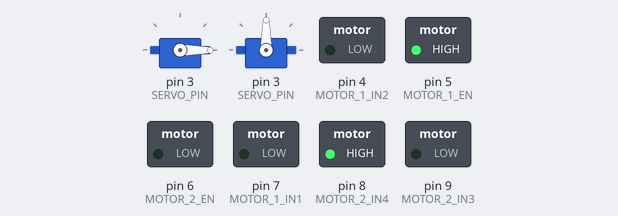
The sketch below on a simulated Arduino Uno, built with avr-gcc and run on an emulated ATmega328P. Parts: 2 × servo, switched loads named in the sketch (green lamp = pin HIGH).

Above: at 0.05 s.
At 3.0 s:
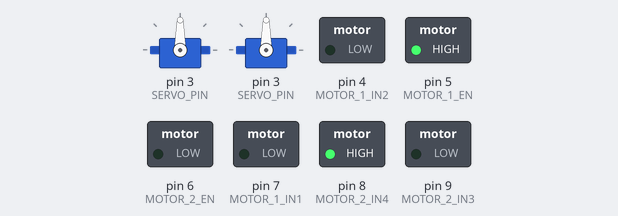
Timing chart, 0 to 3.5 s (numbered marks = the images above):
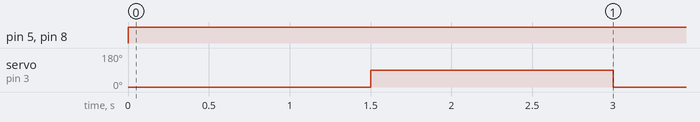

Measured:
- by itself, pin 5 (MOTOR_1_EN), pin 8 (MOTOR_2_IN4): LOW → HIGH at 0.00 s
- by itself, servo on pin 3 (SERVO_PIN): alternates 90° for 1.5 s and 0° for 1.5 s

The sketch:

Lokaverkefni2.ino
```cpp
#include <IRremote.h>
#include <Wire.h>
#include <Servo.h>
Servo myservo; //Create an object for the servo
int val; //Variable for storing servo angle

#define IR_RX_Pin 12
#define SERVO_PIN 3
#define ULTRA_SONIDO_SIG 13

#define MOTOR_1_EN 5
#define MOTOR_1_IN1 7
#define MOTOR_1_IN2 4

#define MOTOR_2_EN 6
#define MOTOR_2_IN3 9
#define MOTOR_2_IN4 8

#define BACKWARD 0
#define FORWARD 1
#define BREAK 2

// Global Variables
Servo servoMotor;
decode_results results;
int state = 0;

void blink()
{
  state = !state;
}

void setup()
{
  //Wire.begin();         // Wire communication begin
  //Wire.begin(4);        // Join i2c bus with address #4
  //Wire.onReceive(receiveEvent); // Register event
  Serial.begin(9600);       // Start serial for output
  //while (!Serial); // Waiting for Serial Monitor
  //Serial.println("\nI2C Scanner");
  myservo.attach(3); //Set digital pin 3 as he command pin for determining the servo angle
  pinMode(5, OUTPUT);
  pinMode(8, OUTPUT);

  /* Associate Pins */
  servoMotor.attach(SERVO_PIN);

  /* Initialize Output Pins */
  pinMode(MOTOR_1_EN,OUTPUT);
  pinMode(MOTOR_1_IN1,OUTPUT);
  pinMode(MOTOR_1_IN2,OUTPUT);
  pinMode(MOTOR_2_EN,OUTPUT);
  pinMode(MOTOR_2_IN3,OUTPUT);
  pinMode(MOTOR_2_IN4,OUTPUT);

}

void loop()
{
  //byte error, address; //variable for error and I2C address
  //int nDevices;

  //Serial.println("Scanning...");

  //nDevices = 0;
  //for (address = 1; address < 127; address++ )
  //{
    // The i2c_scanner uses the return value of
    // the Write.endTransmission to see if
    // a device did acknowledge to the address.
   // Wire.beginTransmission(address);
   // error = Wire.endTransmission();

    //if (error == 0)
    //{
     // Serial.print("I2C device found at address 0x");
     // if (address < 16)
      //  Serial.print("0");
    //Serial.print(address, HEX);
      //Serial.println("  !");
     // nDevices++;
   // }
   // else if (error == 2)
    //{
     // Serial.print("Unknown error at address 0x");
     // if (address < 16)
     //   Serial.print("0");
     // Serial.println(address, HEX);
    //}
  digitalWrite(5, HIGH);
  digitalWrite(8, HIGH);
  val = 0;
  myservo.write(val); //Move the servo (0 degree)
  delay(1500);
  val = 90;
  myservo.write(val); //Move the servo (90 degrees)
  delay(1500);
  }
  //if (nDevices == 0)
   // Serial.println("No I2C devices found\n");
  //else
   // Serial.println("done\n");

  //delay(5000); // wait 5 seconds for the next I2C scan
```
